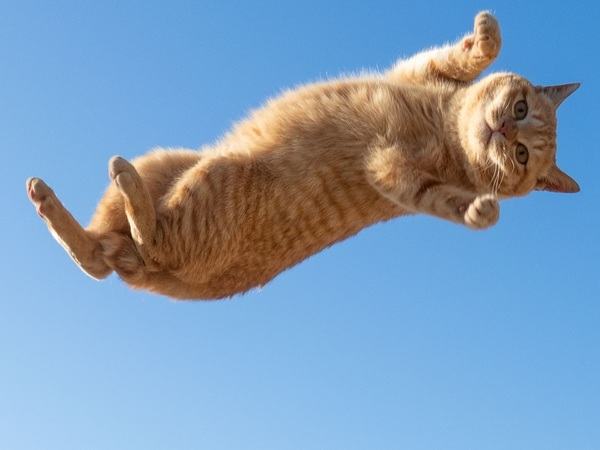
#> input picture Project1_第三組_小組報告/cat.jpg, 600 x 450 px
$ python rgb_test.py
#> lines starting #> are read from the running program, lines starting #| are printed output that depends on the picture
import cv2
import numpy

def get_red(img):
    redImg = img[:,:,2]
    return redImg

def get_green(img):
    greenImg = img[:,:,1]
    return greenImg

def get_blue(img):
    blueImg = img[:,:,0]
    return blueImg

if __name__ == '__main__':
    img = cv2.imread("./cat.jpg")
#> img is the input picture: shape (450, 600, 3); mean B, G, R 185.7, 156.9, 127.6
    #
    (b, g, r) = cv2.split(img)
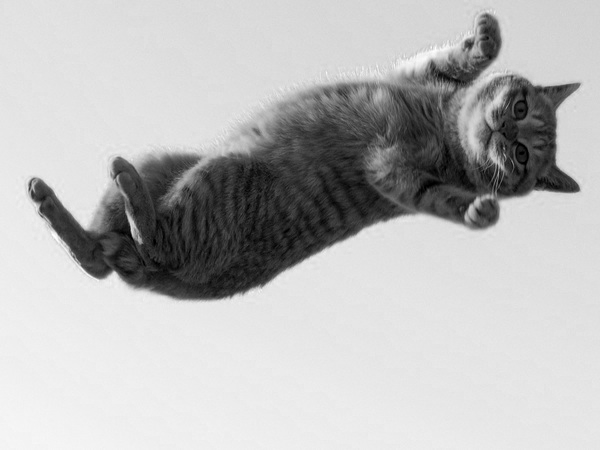
#> b: shape (450, 600); min 0, max 255, mean 185.7
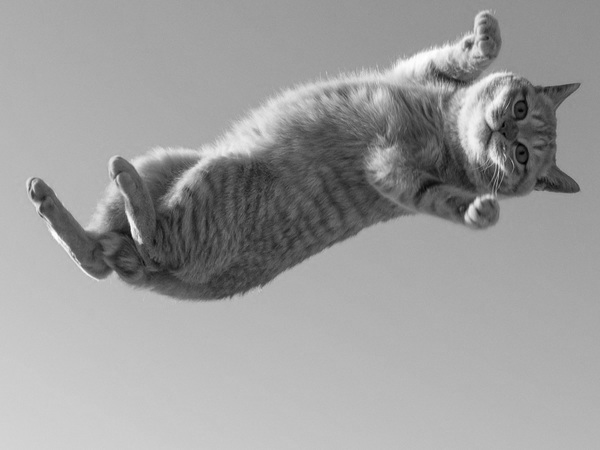
#> g: shape (450, 600); min 0, max 255, mean 156.9
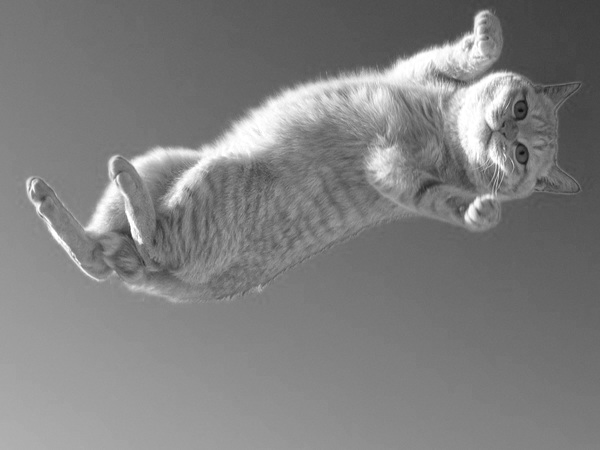
#> r: shape (450, 600); min 14, max 255, mean 127.6
    cv2.imshow("Blue 1", b)
    cv2.imshow("Green 1", g)
    cv2.imshow("Red 1", r)

    b = get_blue(img)
    g = get_green(img)
    r = get_red(img)
    cv2.imshow("Blue 2", b)
    cv2.imshow("Green 2", g)
    cv2.imshow("Red 2", r)
    cv2.waitKey(0)
    cv2.destroyAllWindows()
